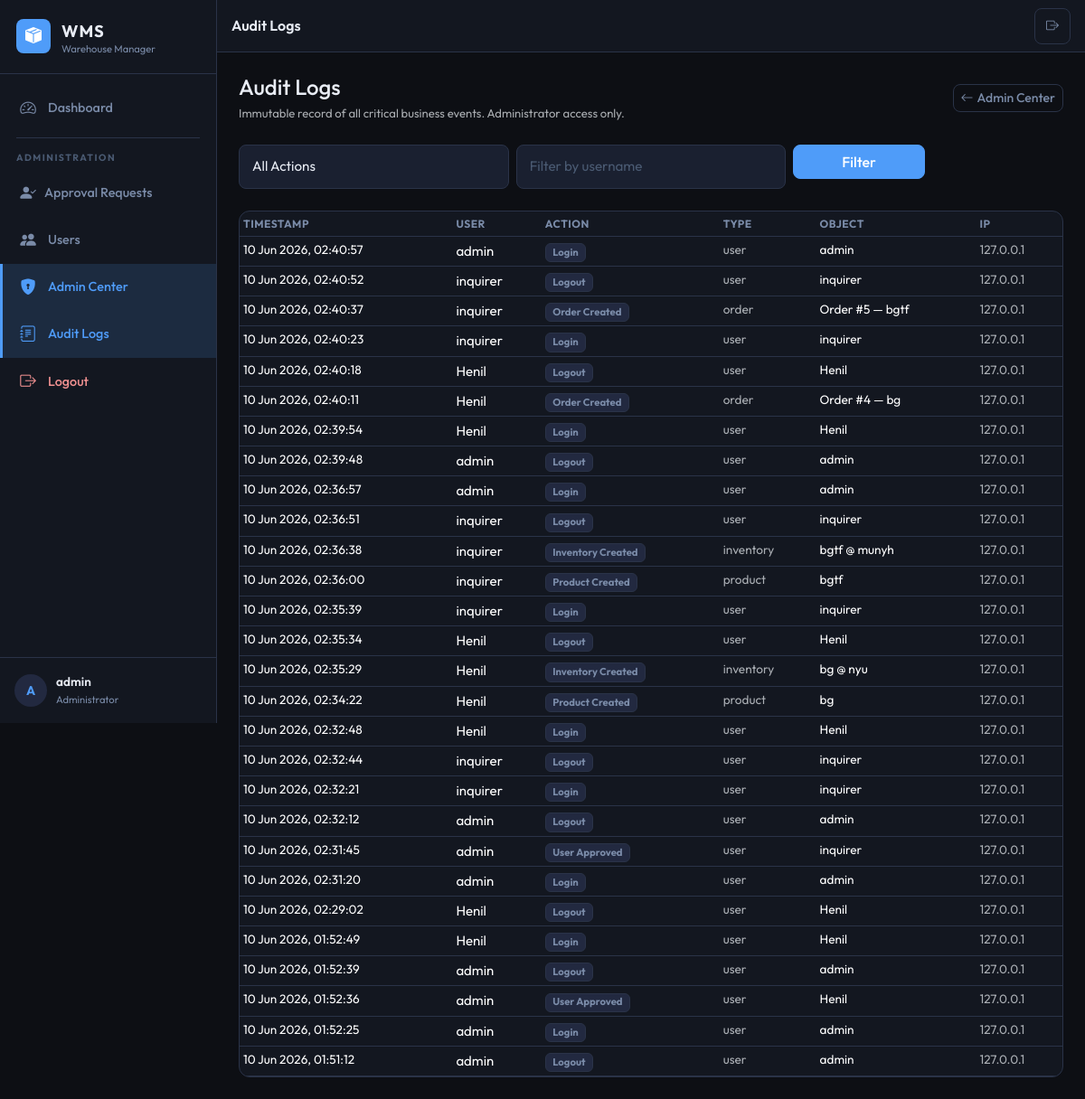
/admin-control/audit-logs/ (signed in), run on an earlier commit of the app's database.
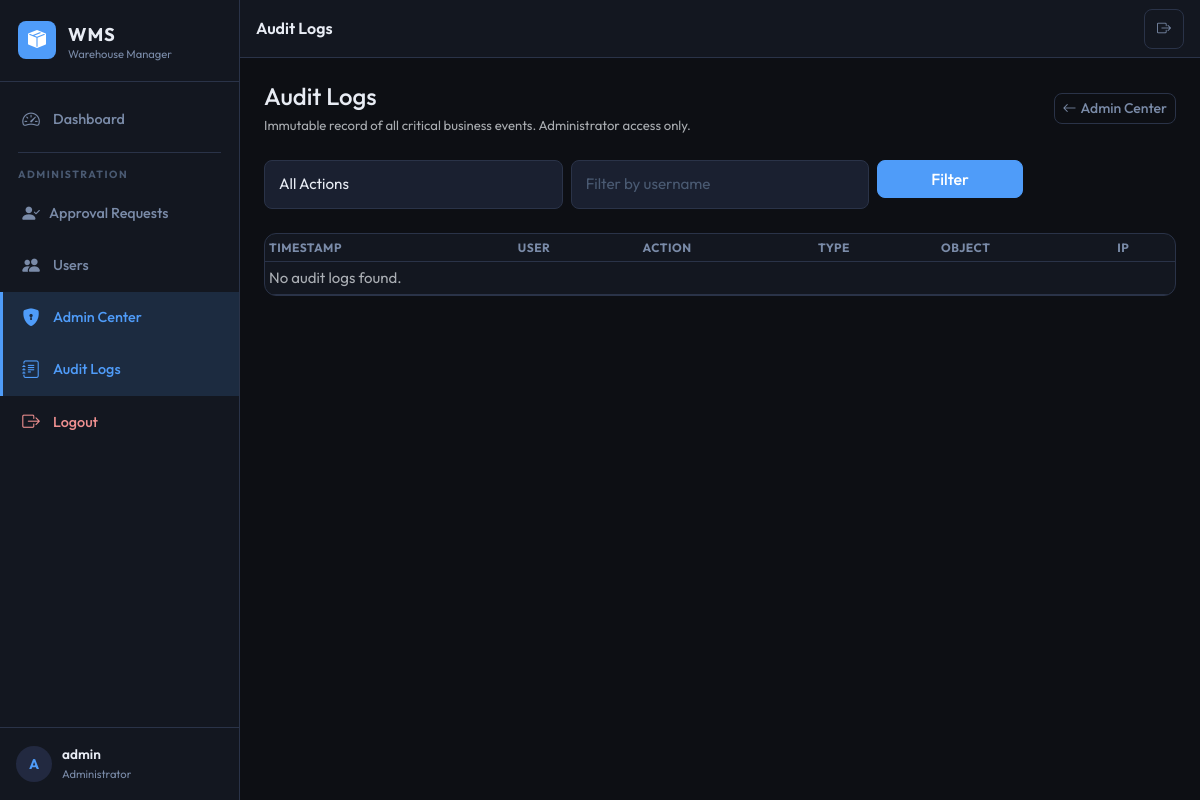
And on a later commit of the database.
### aps/models.py (models this page shows, shortened)
class AuditLog(models.Model):
    ACTION_LOGIN = 'login'
    ACTION_LOGOUT = 'logout'
    ACTION_USER_APPROVED = 'user_approved'
    ACTION_USER_REJECTED = 'user_rejected'
    ACTION_USER_DEACTIVATED = 'user_deactivated'
    ACTION_USER_ACTIVATED = 'user_activated'
    ACTION_PRODUCT_CREATED = 'product_created'
    ACTION_PRODUCT_UPDATED = 'product_updated'
    ACTION_PRODUCT_DELETED = 'product_deleted'
    ACTION_PRODUCT_RESTORED = 'product_restored'
    ACTION_PRODUCT_PERMANENT_DELETE = 'product_permanent_delete'
    ACTION_INVENTORY_CREATED = 'inventory_created'
    ACTION_INVENTORY_UPDATED = 'inventory_updated'
    ACTION_INVENTORY_DELETED = 'inventory_deleted'
    ACTION_LOCATION_CHANGED = 'location_changed'
    ACTION_ORDER_CREATED = 'order_created'
    ACTION_ORDER_UPDATED = 'order_updated'
    ACTION_ORDER_DELETED = 'order_deleted'
    ACTION_EXPORT = 'export'
    ACTION_SETTINGS_CHANGED = 'settings_changed'
    ACTION_CATEGORY_CREATED = 'category_created'
    ACTION_SUBCATEGORY_CREATED = 'subcategory_created'
    ACTION_WISHLIST_ADD = 'wishlist_add'
    ACTION_WISHLIST_REMOVE = 'wishlist_remove'
    ACTION_PERMISSION_CHANGED = 'permission_changed'
    ACTION_EMAIL_SENT = 'email_sent'
    ACTION_EMAIL_FAILED = 'email_failed'
    ACTION_CHOICES = [
        (ACTION_LOGIN, 'Login'),
        (ACTION_LOGOUT, 'Logout'),
        (ACTION_USER_APPROVED, 'User Approved'),
        (ACTION_USER_REJECTED, 'User Rejected'),
        (ACTION_USER_DEACTIVATED, 'User Deactivated'),
        (ACTION_USER_ACTIVATED, 'User Activated'),
        (ACTION_PRODUCT_CREATED, 'Product Created'),
        (ACTION_PRODUCT_UPDATED, 'Product Updated'),
        (ACTION_PRODUCT_DELETED, 'Product Deleted'),
        (ACTION_PRODUCT_RESTORED, 'Product Restored'),
        (ACTION_PRODUCT_PERMANENT_DELETE, 'Product Permanently Deleted'),
        (ACTION_INVENTORY_CREATED, 'Inventory Created'),
        (ACTION_INVENTORY_UPDATED, 'Inventory Updated'),
        (ACTION_INVENTORY_DELETED, 'Inventory Deleted'),
        (ACTION_LOCATION_CHANGED, 'Location Changed'),
        (ACTION_ORDER_CREATED, 'Order Created'),
        (ACTION_ORDER_UPDATED, 'Order Updated'),
        (ACTION_ORDER_DELETED, 'Order Deleted'),
        (ACTION_EXPORT, 'Data Export'),
        (ACTION_SETTINGS_CHANGED, 'Settings Changed'),
        (ACTION_CATEGORY_CREATED, 'Category Created'),
        (ACTION_SUBCATEGORY_CREATED, 'Subcategory Created'),
        (ACTION_WISHLIST_ADD, 'Wishlist Add'),
        (ACTION_WISHLIST_REMOVE, 'Wishlist Remove'),
        (ACTION_PERMISSION_CHANGED, 'Permission Changed'),
        (ACTION_EMAIL_SENT, 'Email Sent'),
        (ACTION_EMAIL_FAILED, 'Email Failed'),
    ]
    user = models.ForeignKey(
        User,
        on_delete=models.SET_NULL,
        null=True, blank=True,
        related_name='audit_logs',
        help_text='User who performed the action.',
    )
    action = models.CharField(max_length=40, choices=ACTION_CHOICES, db_index=True)
    object_type = models.CharField(max_length=50, blank=True, db_index=True)
    object_id = models.PositiveIntegerField(null=True, blank=True, db_index=True)
    object_repr = models.CharField(max_length=255, blank=True)
    details = models.TextField(blank=True, help_text='JSON or text details of the change.')
    ip_address = models.GenericIPAddressField(null=True, blank=True)
    user_agent = models.CharField(max_length=500, blank=True)
    created_at = models.DateTimeField(auto_now_add=True, db_index=True)
    class Meta:
        ordering = ['-created_at']
        verbose_name = 'Audit Log'
        verbose_name_plural = 'Audit Logs'
        indexes = [
            models.Index(fields=['action', '-created_at'], name='idx_audit_action_date'),
            models.Index(fields=['user', '-created_at'], name='idx_audit_user_date'),
            models.Index(fields=['object_type', 'object_id'], name='idx_audit_object'),
        ]

### aps/views/admin_control.py (the view)
# urls.py: path('admin-control/audit-logs/', views.admin_audit_logs, name='admin_audit_logs'),
@admin_required
def admin_audit_logs(request):
    action_filter = request.GET.get('action', '')
    user_filter = request.GET.get('user', '')
    qs = AuditLog.objects.select_related('user').order_by('-created_at')
    if action_filter:
        qs = qs.filter(action=action_filter)
    if user_filter:
        qs = qs.filter(user__username__icontains=user_filter)
    page_obj = Paginator(qs, 50).get_page(request.GET.get('page'))
    return render(request, 'aps/admin_audit_logs.html', {
        'page_title': 'Audit Logs',
        'active_menu': 'admin_control',
        'page_obj': page_obj,
        'action_filter': action_filter,
        'user_filter': user_filter,
        'action_choices': AuditLog.ACTION_CHOICES,
    })

### aps/permissions.py (called while the page is built)
def is_administrator(user):
    return user.is_authenticated and user.is_active and (
        user.is_staff or user.is_superuser
    )

def can_export(user):
    if is_administrator(user):
        return True
    profile = get_user_profile(user)
    return profile and profile.can_export

def can_manage_settings(user):
    if is_administrator(user):
        return True
    profile = get_user_profile(user)
    return profile and profile.can_manage_settings

def can_delete_products(user):
    if is_administrator(user):
        return True
    profile = get_user_profile(user)
    return profile and profile.can_delete_products

def admin_required(view_func):
    check = user_passes_test(
        lambda u: is_administrator(u),
        login_url='/login/',
    )
    return login_required(check(view_func))

### aps/templatetags/aps_tags.py (called while the page is built)
@register.simple_tag
def active_class(request, *url_names):
    try:
        match = resolve(request.path)
        if match.url_name in url_names:
            return "active"
    except Resolver404:
        pass
    return ""

### aps/templates/aps/admin_audit_logs.html (shortened to what this page needs)
{% extends 'aps/base.html' %}
{% block content %}
<div class="d-flex align-items-center justify-content-between mb-4 flex-wrap gap-2">
  <div>
    <h4 class="fw-700 mb-1">Audit Logs</h4>
    <p class="text-muted small mb-0">Immutable record of all critical business events. Administrator access only.</p>
  </div>
  <a href="{% url 'admin_control' %}" class="btn btn-outline-secondary btn-sm"><i class="bi bi-arrow-left me-1"></i>Admin Center</a>
</div>
<form method="get" class="row g-2 mb-4">
  <div class="col-12 col-sm-4">
    <select name="action" class="form-select">
      <option value="">All Actions</option>
    </select>
  </div>
  <div class="col-12 col-sm-4">
    <input type="text" name="user" value="{{ user_filter }}" class="form-control" placeholder="Filter by username">
  </div>
  <div class="col-12 col-sm-2">
    <button type="submit" class="btn btn-primary w-100">Filter</button>
  </div>
</form>
<div class="data-table-wrap">
  <table class="table table-dark table-hover table-sm mb-0">
    <thead>
      <tr>
        <th>Timestamp</th>
        <th>User</th>
        <th>Action</th>
        <th>Type</th>
        <th>Object</th>
        <th>IP</th>
      </tr>
    </thead>
    <tbody>
      {% for log in page_obj %}
      <tr>
        <td class="text-nowrap text-sm">{{ log.created_at|date:"d M Y, H:i:s" }}</td>
        <td>{{ log.user.username|default:"—" }}</td>
        <td><span class="badge bg-secondary">{{ log.get_action_display }}</span></td>
        <td class="text-sm text-muted">{{ log.object_type|default:"—" }}</td>
        <td class="text-sm">{{ log.object_repr|truncatechars:40 }}</td>
        <td class="text-sm text-muted">{{ log.ip_address|default:"—" }}</td>
      </tr>
      {% empty %}
      <tr><td colspan="6" class="text-muted">No audit logs found.</td></tr>
      {% endfor %}
    </tbody>
  </table>
</div>
{% endblock %}

What changed in the data, as far as the page shows it:
removed AuditLog: created_at "10 Jun 2026, 02:40:57", user.username "admin", action "Login", object_type "user", object_repr "admin", ip_address "127.0.0.1"
removed AuditLog: created_at "10 Jun 2026, 02:40:52", user.username "inquirer", action "Logout", object_type "user", object_repr "inquirer", ip_address "127.0.0.1"
removed AuditLog: created_at "10 Jun 2026, 02:40:37", user.username "inquirer", action "Order Created", object_type "order", object_repr "Order #5 — bgtf", ip_address "127.0.0.1"
removed AuditLog: created_at "10 Jun 2026, 02:40:23", user.username "inquirer", action "Login", object_type "user", object_repr "inquirer", ip_address "127.0.0.1"
removed AuditLog: created_at "10 Jun 2026, 02:40:18", user.username "Henil", action "Logout", object_type "user", object_repr "Henil", ip_address "127.0.0.1"
removed AuditLog: created_at "10 Jun 2026, 02:40:11", user.username "Henil", action "Order Created", object_type "order", object_repr "Order #4 — bg", ip_address "127.0.0.1"
removed AuditLog: created_at "10 Jun 2026, 02:39:54", user.username "Henil", action "Login", object_type "user", object_repr "Henil", ip_address "127.0.0.1"
removed AuditLog: created_at "10 Jun 2026, 02:39:48", user.username "admin", action "Logout", object_type "user", object_repr "admin", ip_address "127.0.0.1"
removed AuditLog: created_at "10 Jun 2026, 02:36:57", user.username "admin", action "Login", object_type "user", object_repr "admin", ip_address "127.0.0.1"
removed AuditLog: created_at "10 Jun 2026, 02:36:51", user.username "inquirer", action "Logout", object_type "user", object_repr "inquirer", ip_address "127.0.0.1"
removed AuditLog: created_at "10 Jun 2026, 02:36:38", user.username "inquirer", action "Inventory Created", object_type "inventory", object_repr "bgtf @ munyh", ip_address "127.0.0.1"
removed AuditLog: created_at "10 Jun 2026, 02:36:00", user.username "inquirer", action "Product Created", object_type "product", object_repr "bgtf", ip_address "127.0.0.1"
removed AuditLog: created_at "10 Jun 2026, 02:35:39", user.username "inquirer", action "Login", object_type "user", object_repr "inquirer", ip_address "127.0.0.1"
removed AuditLog: created_at "10 Jun 2026, 02:35:34", user.username "Henil", action "Logout", object_type "user", object_repr "Henil", ip_address "127.0.0.1"
removed AuditLog: created_at "10 Jun 2026, 02:35:29", user.username "Henil", action "Inventory Created", object_type "inventory", object_repr "bg @ nyu", ip_address "127.0.0.1"
removed AuditLog: created_at "10 Jun 2026, 02:34:22", user.username "Henil", action "Product Created", object_type "product", object_repr "bg", ip_address "127.0.0.1"
removed AuditLog: created_at "10 Jun 2026, 02:32:48", user.username "Henil", action "Login", object_type "user", object_repr "Henil", ip_address "127.0.0.1"
removed AuditLog: created_at "10 Jun 2026, 02:32:44", user.username "inquirer", action "Logout", object_type "user", object_repr "inquirer", ip_address "127.0.0.1"
removed AuditLog: created_at "10 Jun 2026, 02:32:21", user.username "inquirer", action "Login", object_type "user", object_repr "inquirer", ip_address "127.0.0.1"
removed AuditLog: created_at "10 Jun 2026, 02:32:12", user.username "admin", action "Logout", object_type "user", object_repr "admin", ip_address "127.0.0.1"
removed AuditLog: created_at "10 Jun 2026, 02:31:45", user.username "admin", action "User Approved", object_type "user", object_repr "inquirer", ip_address "127.0.0.1"
removed AuditLog: created_at "10 Jun 2026, 02:31:20", user.username "admin", action "Login", object_type "user", object_repr "admin", ip_address "127.0.0.1"
removed AuditLog: created_at "10 Jun 2026, 02:29:02", user.username "Henil", action "Logout", object_type "user", object_repr "Henil", ip_address "127.0.0.1"
removed AuditLog: created_at "10 Jun 2026, 01:52:49", user.username "Henil", action "Login", object_type "user", object_repr "Henil", ip_address "127.0.0.1"
removed AuditLog: created_at "10 Jun 2026, 01:52:39", user.username "admin", action "Logout", object_type "user", object_repr "admin", ip_address "127.0.0.1"
removed AuditLog: created_at "10 Jun 2026, 01:52:36", user.username "admin", action "User Approved", object_type "user", object_repr "Henil", ip_address "127.0.0.1"
removed AuditLog: created_at "10 Jun 2026, 01:52:25", user.username "admin", action "Login", object_type "user", object_repr "admin", ip_address "127.0.0.1"
removed AuditLog: created_at "10 Jun 2026, 01:51:12", user.username "admin", action "Logout", object_type "user", object_repr "admin", ip_address "127.0.0.1"
Also different on the page:
text now shown: "No audit logs found."
